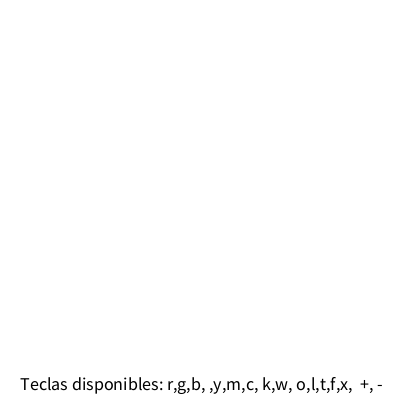
Frame 1 (no input)
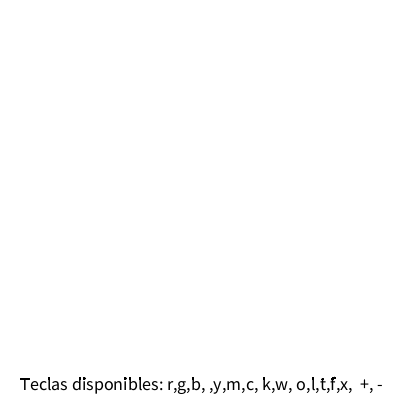
Frame 60 (the mouse pressed at the canvas centre just before this capture)
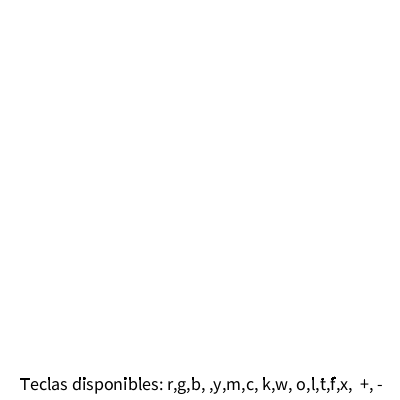
Frame 120 (the mouse held since frame 60 and released just before this capture)

The Processing sketch that drew these frames (run headless with seeded random() and noise(); from frame 60 on, the mouse is pressed at the canvas centre):

// Processing sketch: PAINT
// ── PAINT.pde
int brushColor = 0; // Inicialmente el color del pincel es negro
int brushSize = 10; // Inicialmente el tamaño del pincel es 10

void setup() {

  size(400, 400);
  background(255);
}

void draw() {
  noStroke();
  textSize(18);
  fill(255);
  rect(0, 380, 400, 20);
  fill(0);
  text("Teclas disponibles: r,g,b, ,y,m,c, k,w, o,l,t,f,x,  +, -", 20, 390);
}

void mouseDragged() {
  // Cuando se arrastra el mouse, dibujamos una línea desde la posición anterior del mouse hasta la posición actual
  fill(brushColor);
  stroke(brushColor);
  strokeWeight(brushSize);
  line(pmouseX, pmouseY, mouseX, mouseY);
}

void keyPressed() {
  // Cambiar el color del pincel usando las teclas 'r' (rojo), 'g' (verde), 'b' (azul), 'k' (negro) y 'w' (blanco)
  switch (key) {
  case 'r':
    brushColor = color(255, 0, 0);
    break;
  case 'g':
    brushColor = color(0, 255, 0);
    break;
  case 'b':
    brushColor = color(0, 0, 255);
    break;
  case 'x':
    brushColor = color(0, 128, 255);
    break;
  case 't':
    brushColor = color(0, 255, 128);
    break;
  case 'c':
    brushColor = color(0, 255, 255);
    break;
  case 'm':
    brushColor = color(255, 0, 255);
    break;
  case 'l':
    brushColor = color(128, 255, 0);
    break;
  case 'o':
    brushColor = color(255, 128, 0);
    break;
  case 'y':
    brushColor = color(255, 255, 0);
    break;
  case 'v':
    brushColor = color(128, 0, 255);
    break;
  case 'f':
    brushColor = color(255, 0, 128);
    break;
  case 'k':
    brushColor = color(0);
    break;
  case 'w':
    brushColor = color(255);
    break;
  case '+':
    brushSize += 5;
    break;
  case '-':
    brushSize = max(5, brushSize - 5);
    break;
  }
}
